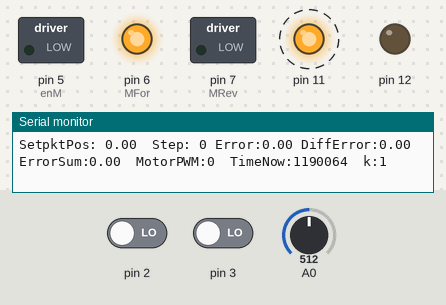
Simulated run of this sketch. Board: Arduino Uno, built with avr-gcc and run on an emulated ATmega328P. Shown: switched loads named in the sketch (green lamp = pin HIGH), output pins drawn as LEDs (lit = HIGH), the last lines printed to the serial monitor. Dashed ring = blinking. The inputs (shaded band) are chosen by the test bench; at power-on: A0 = 512, pin 3 LOW, pin 2 LOW.

Above: at 1.2 s.
1.3 s: A0 set to 500
At 3.3 s:
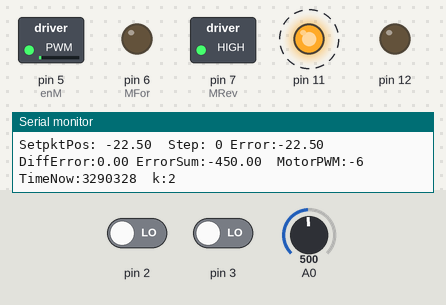
4.3 s: A0 set to 511
At 5.9 s:
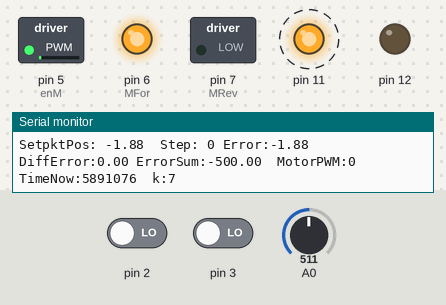
7.3 s: A0 set to 306
At 10.1 s:
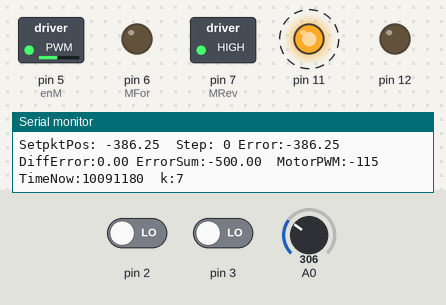
10.3 s: A0 set to 244
At 12.3 s:
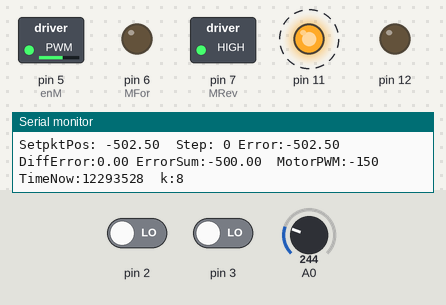
13.3 s: pin 3 driven HIGH
At 14.4 s:
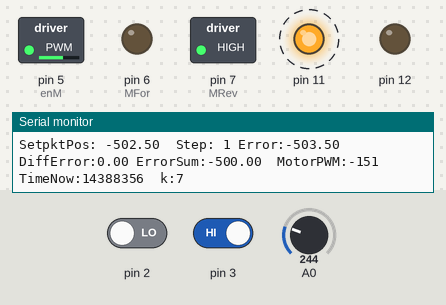
16.3 s: A0 set to 122
At 18.6 s:
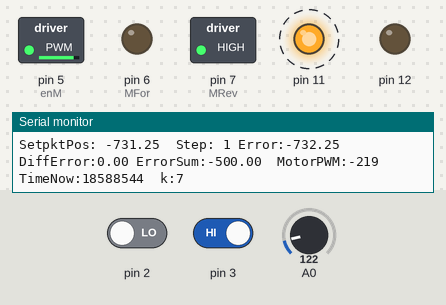
Timing chart, 0 to 20.3 s (numbered marks = the images above; inputs shaded):
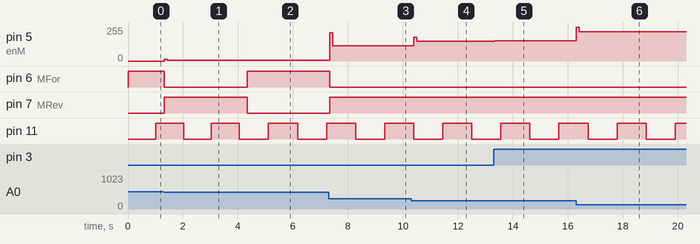

The sketch:

PosReg.ino
```cpp
  int enM = 5;
  int MRev = 7;
  int MFor = 6;

  int KnapPin = 4;

  int i;

  boolean flag1 = LOW;
  boolean flag2 = LOW;
  int k = 0;

  float PKonst, PDiff, PInt;
  float Error, ErrorBefore, DiffError, ErrorSum;

  float SetPktPos;

  int MotorPWM;

  volatile boolean ChA, ChB;
  volatile int StateNow, StateBefore;
  volatile long Step = 0;
  volatile int ArrIndex;
  volatile int StateArr[16]={0,-1,0,1,1,0,-1,0,0,1,0,-1,-1,0,1,0};

  long StepPrior = 0;
  unsigned long TimeNow, TimeBefore;


void setup() {

  pinMode(enM, OUTPUT);
  pinMode(MRev, OUTPUT);
  pinMode(MFor, OUTPUT);

  pinMode(KnapPin, INPUT);

  pinMode(11, OUTPUT);
  pinMode(12, OUTPUT);
  pinMode(2, INPUT);
  pinMode(3, INPUT);
  attachInterrupt(digitalPinToInterrupt(2),IntProg,CHANGE);
  attachInterrupt(digitalPinToInterrupt(3),IntProg,CHANGE);

  ChA = digitalRead(2);
  ChB = digitalRead(3);
  if (ChA == HIGH && ChB == HIGH) StateBefore = 0;
  if (ChA == HIGH && ChB == LOW) StateBefore = 1;
  if (ChA == LOW && ChB == LOW) StateBefore = 2;
  if (ChA == LOW && ChB == HIGH) StateBefore = 3;

  digitalWrite(MFor, HIGH);
  digitalWrite(MRev, LOW);

  //while(digitalRead(KnapPin)) delay(50);

  PKonst = 0.3;
  PInt = 0.0;
  PDiff = 0.25;
  ErrorBefore = 0;
  ErrorSum = 0;

  TimeBefore = micros();

  Serial.begin(115200);
}

void IntProg() {
  ChA = digitalRead(2);
  ChB = digitalRead(3);
  if (ChA == HIGH && ChB == HIGH) StateNow = 0;
  if (ChA == HIGH && ChB == LOW) StateNow = 1;
  if (ChA == LOW && ChB == LOW) StateNow = 2;
  if (ChA == LOW && ChB == HIGH) StateNow = 3;
  ArrIndex = 4*StateNow + StateBefore;
  Step = Step + StateArr[ArrIndex];
  StateBefore = StateNow;
}

void loop() {

  TimeNow = micros();

  if ((TimeNow - TimeBefore) >= 100000) {

    SetPktPos = float(analogRead(A0))/1024.0*1920.0 - 960.0;

    Error = SetPktPos - float(Step);

    DiffError = Error - ErrorBefore;
    ErrorBefore = Error;

    ErrorSum = ErrorSum + Error;
    if(ErrorSum >= 500.0) ErrorSum = 500.0;
    if(ErrorSum <= -500.0) ErrorSum = -500.0;

    MotorPWM = int(PKonst*Error + PDiff*DiffError + PInt*ErrorSum);

    if(MotorPWM > 0) {
//      MotorPWM = MotorPWM + 50;
      if(MotorPWM > 254) MotorPWM = 254;
      digitalWrite(MFor, HIGH);
      digitalWrite(MRev, LOW);
      analogWrite(enM,MotorPWM);
    }
    if(MotorPWM < 0) {
      // MotorPWM = MotorPWM - 50;
      if(MotorPWM < -254) MotorPWM = -254;
      digitalWrite(MFor, LOW);
      digitalWrite(MRev, HIGH);
      analogWrite(enM,-MotorPWM);
    }

    TimeBefore = TimeNow;

    k = k + 1;
    if (k == 10) {
      k = 0;
      flag1 = !flag1;
      digitalWrite(11,flag1);
    }

  }

  if (abs(Step - StepPrior) >= 1000) {
    StepPrior = Step;
    flag2 = !flag2;
    digitalWrite(12,flag2);
  }

  Serial.print("SetpktPos: ");
  Serial.print(SetPktPos);
  Serial.print("  Step: ");
  Serial.print(Step);
  Serial.print(" Error:");
  Serial.print(Error);
  Serial.print(" DiffError:");
  Serial.print(DiffError);
  Serial.print(" ErrorSum:");
  Serial.print(ErrorSum);
  Serial.print("  MotorPWM:");
  Serial.print(MotorPWM);
  Serial.print("  TimeNow:");
  Serial.print(TimeNow);
  Serial.print("  k:");
  Serial.println(k);
}
```

Measured:
- the behaviour switches between 512 and 511 on A0 (found by bisection; images 0 and 1)
- after the input at 1.3 s, pin 5 (enM): 0/255 → 12/255 at once, → 6/255 0.10 s later; pin 6 (MFor): HIGH → LOW at once; pin 7 (MRev): LOW → HIGH at once
- after the input at 4.3 s, pin 5 (enM): 6/255 → 4/255 after 0.05 s; pin 6 (MFor): LOW → HIGH after 0.05 s; pin 7 (MRev): HIGH → LOW after 0.05 s
- after the input at 7.3 s, pin 5 (enM): 4/255 → 211/255 after 0.05 s, → 115/255 0.11 s later; pin 6 (MFor): HIGH → LOW after 0.05 s; pin 7 (MRev): LOW → HIGH after 0.05 s
- after the input at 10.3 s, pin 5 (enM): 115/255 → 179/255 after 0.09 s, → 150/255 0.11 s later
- after the input at 13.3 s, pin 5 (enM): 150/255 → 151/255 after 0.05 s
- after the input at 16.3 s, pin 5 (enM): 151/255 → 254/255 at once, → 219/255 0.11 s later
- by itself, pin 11: alternates HIGH for 1.1 s and LOW for 1.1 s
